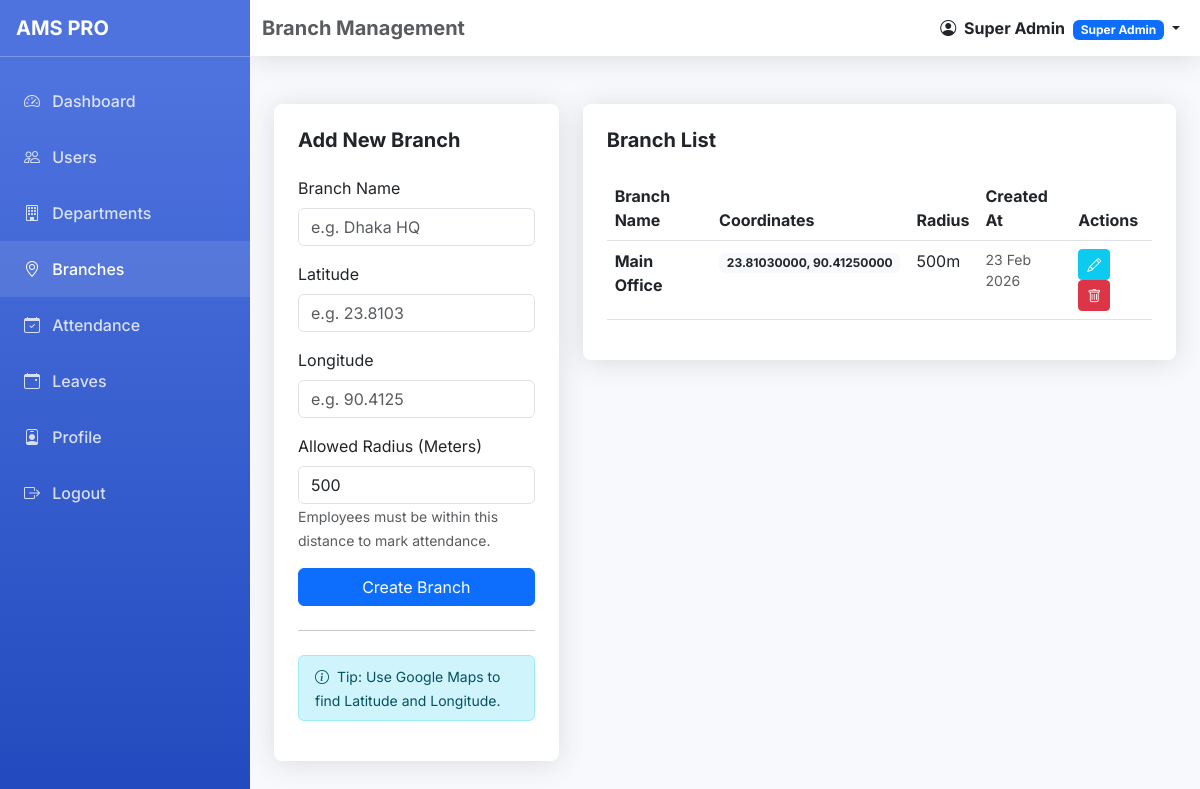
/admin/branches.php (signed in), run on the app's committed database.
### tables this page shows
CREATE TABLE IF NOT EXISTS branches (
    id INT AUTO_INCREMENT PRIMARY KEY,
    branch_name VARCHAR(100) NOT NULL UNIQUE,
    latitude DECIMAL(10, 8) NOT NULL,
    longitude DECIMAL(11, 8) NOT NULL,
    radius_meters INT DEFAULT 500,
    created_at TIMESTAMP DEFAULT CURRENT_TIMESTAMP
);

### admin/branches.php (the view, shortened to what this page needs)
<?php
require_once '../config/db.php';
$branches = $pdo->query("SELECT * FROM branches ORDER BY id DESC")->fetchAll();
require_once '../includes/header_dashboard.php';
?>
<div class="row">
    <div class="col-md-4">
        <div class="card p-4">
            <h5 class="fw-bold mb-4">Add New Branch</h5>
            <form method="POST">
                <div class="mb-3">
                    <label class="form-label">Branch Name</label>
                    <input type="text" name="branch_name" class="form-control" required placeholder="e.g. Dhaka HQ">
                </div>
                <div class="mb-3">
                    <label class="form-label">Latitude</label>
                    <input type="number" step="any" name="latitude" class="form-control" required placeholder="e.g. 23.8103">
                </div>
                <div class="mb-3">
                    <label class="form-label">Longitude</label>
                    <input type="number" step="any" name="longitude" class="form-control" required placeholder="e.g. 90.4125">
                </div>
                <div class="mb-3">
                    <label class="form-label">Allowed Radius (Meters)</label>
                    <input type="number" name="radius_meters" class="form-control" value="500" required>
                    <small class="text-muted">Employees must be within this distance to mark attendance.</small>
                </div>
                <button type="submit" class="btn btn-primary w-100">Create Branch</button>
            </form>
            <hr class="my-4">
            <div class="alert alert-info py-2">
                <small><i class="bi bi-info-circle me-1"></i> Tip: Use Google Maps to find Latitude and Longitude.</small>
            </div>
        </div>
    </div>
    <div class="col-md-8">
        <div class="card p-4">
            <h5 class="fw-bold mb-4">Branch List</h5>
            <div class="table-responsive">
                <table class="table table-hover">
                    <thead>
                        <tr>
                            <th>Branch Name</th>
                            <th>Coordinates</th>
                            <th>Radius</th>
                            <th>Created At</th>
                            <th>Actions</th>
                        </tr>
                    </thead>
                    <tbody>
                        <?php foreach($branches as $branch): ?>
                        <tr>
                            <td class="fw-bold"><?php echo $branch['branch_name']; ?></td>
                            <td>
                                <span class="badge bg-light text-dark"><?php echo $branch['latitude']; ?>, <?php echo $branch['longitude']; ?></span>
                            </td>
                            <td><?php echo $branch['radius_meters']; ?>m</td>
                            <td class="small text-muted"><?php echo date('d M Y', strtotime($branch['created_at'])); ?></td>
                            <td>
                                <button class="btn btn-sm btn-info text-white"><i class="bi bi-pencil"></i></button>
                                <button class="btn btn-sm btn-danger"><i class="bi bi-trash"></i></button>
                            </td>
                        </tr>
                        <?php endforeach; ?>
                    </tbody>
                </table>
            </div>
        </div>
    </div>
</div>
<?php require_once '../includes/footer_dashboard.php'; ?>

### includes/header_dashboard.php (style rules this page uses)
:root { --primary-color: #4e73df; --secondary-color: #858796; --success-color: #1cc88a; --info-color: #36b9cc; --warning-color: #f6c23e; --danger-color: #e74a3b; --dark-color: #5a5c69; --sidebar-width: 250px; }
body { font-family: 'Inter', sans-serif; background-color: #f8f9fc; overflow-x: hidden; }
.card { border: none; box-shadow: 0 .15rem 1.75rem 0 rgba(58,59,69,.15); border-radius: .5rem; transition: transform 0.2s; }

### data on the page
branches: branch_name "Main Office", latitude "23.81030000", longitude "90.41250000", radius_meters "500", created_at "23 Feb 2026"

### other printed values
$page_title "Branch Management"
$_SESSION['name'] "Super Admin"
$_SESSION['role'] "Super Admin"
